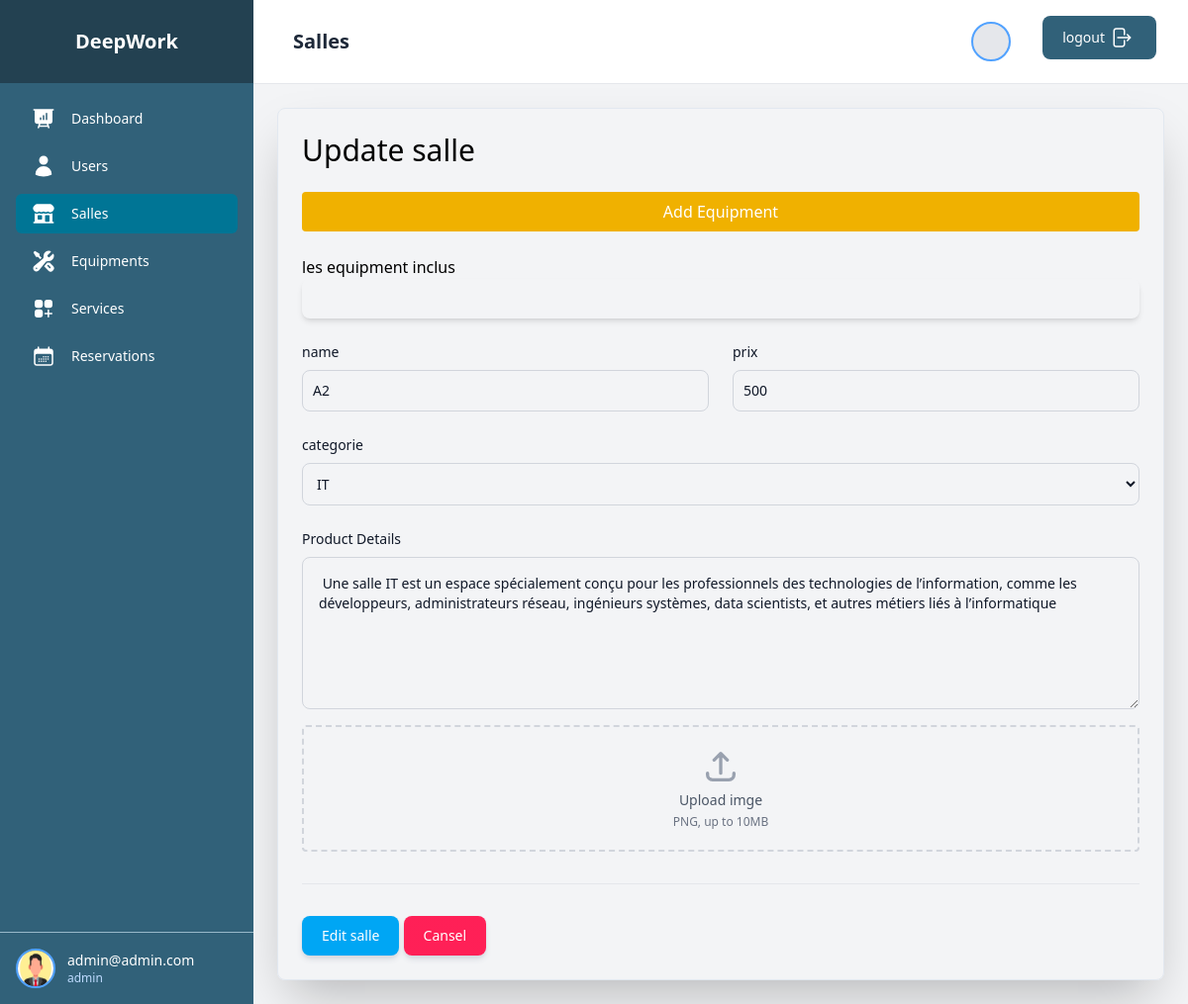
The app's page /salle/edit/8 (signed in) with its own data.
### user/models.py (models this page shows, shortened)
class User(AbstractUser):
    ROLE = (
        ('admin', 'admin'),
        ('staff', 'ataff'),
        ('client', 'client'),
    )
    role = models.CharField(max_length=10, choices=ROLE, default='client')
    phone = models.CharField(max_length=15, blank=True, null=True)
    photo = models.CharField( blank=True, null=True)

### salle/models.py (models this page shows)
class Salle(models.Model):
    name = models.CharField()
    description = models.TextField()
    categorie = models.CharField(max_length=255)
    prix = models.IntegerField()
    photo = models.CharField()
    equipments = models.JSONField(null=True)
    reservation_date = models.JSONField(null=True, default="[]")
    status = models.CharField(null=True)

### salle/views.py (the view)
# urls.py: path('edit/<str:id>', equipmentView.edit_page , name ='equipment_create_edit'),
    @staticmethod
    @login_required
    def edit_page(request , id):
        SalleView.equipments = EquipmentDb.get_all_equipment()
        SalleView.id_update = id
        SalleView.is_update = True
        salle = SalleDb.get_salle(id)
        print(salle)
        SalleView.salle["name"] = salle.name
        SalleView.salle["description"] = salle.description
        SalleView.salle["categorie"] = salle.categorie
        SalleView.salle["prix"] = salle.prix
        SalleView.salle["status"] = salle.status
        SalleView.salle["photo"] = None
        SalleView.equipments_selected = salle.equipments
        SalleView.imge =  salle.photo
        print(SalleView.salle)
        return render(request, 'add_salle.html', {"salle": SalleView.salle ,  "errors":SalleView.errors ,"is_up" :SalleView.is_update  ,     "equipments":SalleView.equipments ,
               "equipments_selected":SalleView.equipments_selected ,
               "title" : "Salles"})

### media/equipment/db.py (called while the page is built)
    def get_all_equipment():
        equipment = Equipement.objects.all()
        for user in equipment:
            user.photo = PhotoDb.get_photo(user.photo)
            user.photo = user.photo
        return equipment

### photo/db.py (called while the page is built)
    def get_photo (id):
        data = Photo.objects.filter(id = id).first()
        return data

### photo/models.py (called while the page is built)
    def __str__(self):
        return self.file.url

### salle/db.py (called while the page is built)
    def get_salle(equipment_id):
        equipment = Salle.objects.get(id = equipment_id)
        equipment.equipments = json.loads( equipment.equipments)
        print(f'ffffffffffffffffffffffff {equipment.equipments}')
        return equipment

### salle/templates/add_salle.html (shortened to what this page needs)
{% extends 'menu.html' %}
{% block content %}
        <div class="p-6 space-y-6 contrast border-slate-200		 rounded-lg   border shadow-2xl ">
            <h3 class="text-3xl">
                {% if is_up %}
           Update
           {% else %}
           Create
           {% endif %} salle
             </h3>
                <form  action={% url 'salle_save'  %} enctype="multipart/form-data" method="post">
                    <div class="grid grid-cols-6 gap-6">
                        <div class=" sm:col-span-6">
                            <button  type='button' onclick="openEquipment()" class="bg-yellow-500 col-span-10 w-full sm:col-span-6 hover:bg-yellow-600 text-white px-4 py-2 rounded transition-colors">
                        Add  Equipment
                    </button>
                        </div>
                        <div class=" sm:col-span-6">
                               <p>les equipment inclus</p> <pr>
                               <div class="flex justify-center rounded-lg shadow-md p-5 ">
                    </div>
                        </div>
                        <div class="col-span-6 sm:col-span-3">
                            <label  class="block mb-2 text-sm font-medium text-gray-900">name</label>
                            <input type="text" name="name" value={{salle.name}} ""  class="shadow-lg-sm border border-gray-300 text-gray-900 sm:text-sm rounded-lg focus:ring-2 focus:ring-fuchsia-50 focus:border-fuchsia-300 block w-full p-2.5" placeholder=" name for salle" >
                        </div>
                        <div class="col-span-6 sm:col-span-3">
                            <label class="block mb-2 text-sm font-medium text-gray-900">prix</label>
                            <input type="text" name="prix" value={{salle.prix}} ""  class="shadow-lg-sm border border-gray-300 text-gray-900 sm:text-sm rounded-lg focus:ring-2 focus:ring-fuchsia-50 focus:border-fuchsia-300 block w-full p-2.5" placeholder=" prix for salle of 1 heur" >
                        </div>
                        <div class="col-span-10 sm:col-span-6">
                             <label for="categorie" class="block mb-2 text-sm font-medium text-gray-900">categorie</label>
                                <select id="countries" name="categorie" class="shadow-lg-sm border border-gray-300 text-gray-900 sm:text-sm rounded-lg focus:ring-2 focus:ring-fuchsia-50 focus:border-fuchsia-300 block w-full p-2.5">
                                <option value="IT" {% if salle.categorie == "IT"  %} selected {% endif %}>IT</option>
                                </select>
                        </div>
                 <div class="col-span-full">
                            <label for="product-details" class="block mb-2 text-sm font-medium text-gray-900">Product Details</label>
                            <textarea id="product-details" name="description" rows="6" class="block p-4 w-full text-gray-900 border border-gray-300 sm:text-sm rounded-lg focus:ring-2 focus:ring-fuchsia-50 focus:border-fuchsia-300" placeholder="e.g. 3.8GHz 8-core 10th-generation Intel Core i7 processor, Turbo Boost up to 5.0GHz, Ram 16 GB DDR4 2300Mhz"> {{salle.description}}</textarea>
                        </div>
                    </div>
                    <div class="flex justify-center items-center mt-4 w-full">
                        <label class="flex flex-col w-full h-32 rounded border-2 border-gray-300 border-dashed cursor-pointer hover:bg-gray-50">
                          <div class="flex flex-col justify-center items-center pt-5 pb-6">
                            <svg class="w-10 h-10 text-gray-400" fill="none" stroke="currentColor" viewBox="0 0 24 24" xmlns="http://www.w3.org/2000/svg"><path stroke-linecap="round" stroke-linejoin="round" stroke-width="2" d="M4 16v1a3 3 0 003 3h10a3 3 0 003-3v-1m-4-8l-4-4m0 0L8 8m4-4v12"></path></svg>
                            <p class="py-1 text-sm text-gray-600">Upload imge </p>
                            <p class="text-xs text-gray-500">PNG, up to 10MB</p>
                          </div>
                        </label>
                    </div>
                    <hr class="h-px my-8 bg-gray-200 border-0 dark:bg-gray-700">
                    <button class="text-white font-medium text-sm px-5 py-2.5 text-center rounded-lg bg-gradient-to-br bg-sky-500  shadow-md shadow-gray-300 hover:scale-[1.02] transition-transform" type="submit">
                       {% if is_up %}
            Edit
           {% else %}
           Add
           {% endif %}
                      salle
                    </button>
                    <a href= {% url 'salle_list'  %}  >
                     <button class="text-white font-medium text-sm px-5 py-2.5 text-center rounded-lg bg-gradient-to-br from-rose-500 to-rose-500 shadow-md shadow-gray-300 hover:scale-[1.02] transition-transform"  type="button">Cansel</button> </a>
                </div>
        </div>
{% endblock %}

### templates/menu.html (shortened to what this page needs)
{% load static tailwind_tags %}
<!DOCTYPE html>
<html lang="en">
<head>
    {% tailwind_css %}
</head>
<body class="bg-gray-100 font-sans">
    <div class="flex h-screen overflow-hidden">
        <div class="hidden md:flex md:flex-shrink-0">
            <div class="flex flex-col w-64 bg-[#316179]  text-white">
                <div class="flex items-center justify-center h-21 px-4 bg-[#234151] ">
                    <span class="text-xl font-semibold">DeepWork</span>
                </div>
                <div class="flex flex-col flex-grow px-4 py-4 overflow-y-auto">
                    <nav class="flex-1 space-y-2">
                    {% if user.role == 'admin' %}
                        <a href={% url "dashboard_page" %} class="flex items-center px-4 py-2 text-sm font-medium rounded-md  {% if title == 'Dashboard' %}bg-cyan-700 {% endif %} hover:bg-cyan-700 text-white ">
                            Dashboard
                        </a>
                        <a href={% url "list_users" %} class="flex {% if title == 'Users' %}bg-cyan-700 {% endif %} items-center px-4 py-2 text-sm font-medium rounded-md hover:bg-cyan-700 text-white">
                            Users
                        </a>
                    {% endif %}
                        <a href={% url "salle_list" %} class="flex {% if title == 'Salles' %}bg-cyan-700 {% endif %} items-center px-4 py-2 text-sm font-medium rounded-md hover:bg-cyan-700 text-white">
                            Salles
                        </a>
                        <a href={% url "equipment_list" %} class="flex {% if title == 'Equipments' %}bg-cyan-700 {% endif %} items-center px-4 py-2 text-sm font-medium rounded-md hover:bg-cyan-700 text-white">
                            Equipments
                        </a>
                        <a href={% url "service_list" %} class="flex {% if title == 'Services' %}bg-cyan-700 {% endif %} items-center px-4 py-2 text-sm font-medium rounded-md hover:bg-cyan-700 text-white">
                            Services
                        </a>
                        <a href={% url "list_page_staff" %} class="flex {% if title == 'Reservations' %}bg-cyan-700 {% endif %} items-center px-4 py-2 text-sm font-medium rounded-md hover:bg-cyan-700 text-white">
                            Reservations
                        </a>
                    </nav>
                </div>
                <div class="p-4 border-t border-[#97b8c9] ">
                    <div class="flex items-center">
                    <img class="h-10 w-10 rounded-full cursor-pointer bg-gray-200 border-2 border-blue-400"></img>
                        <div class="ml-3">
                            <p class="text-sm font-medium">{{ user.username }}</p>
                            <p class="text-xs text-blue-200">{{ user.role }}</p>
                        </div>
                    </div>
                </div>
            </div>
        </div>
        <div class="flex flex-col flex-1 overflow-hidden">
            <header class="flex items-center justify-between px-6 py-4 bg-white border-b border-gray-200">
                <div class="flex items-center">
                    <h1 class="text-xl font-semibold text-gray-800 ml-4">{{title}}</h1>
                </div>
                <div class="flex items-center space-x-4">
                    <div class="relative flex justify-evenly">
    <button class="flex items-center focus:outline-none mr-4">
        <img class="h-10 w-10 rounded-full cursor-pointer bg-gray-200 border-2 border-blue-400">
    </button>
    <a class="ml-4"  href= {% url "logout" %}>
        <button type="button" class="text-white bg-[#316179] hover:bg-[#316179]/90 focus:ring-4 focus:outline-none focus:ring-[#050708]/50 font-medium rounded-lg text-sm px-5 py-2.5 text-center inline-flex items-center dark:focus:ring-[#050708]/50 dark:hover:bg-[#050708]/30 me-2 mb-2">
            logout
            <div class="mx-1">
            </div>
        </button>
    </a>
</div>
                </div>
            </header>
            <main class="flex-1 overflow-y-auto p-6 bg-gray-100">
                  {% block content %}{% endblock %}
        </div>
</body>
</html>

### records on screen
User: username "admin@admin.com", role "admin"
Salle: name "A2", categorie "IT", description "Une salle IT est un espace spécialement conçu pour les professionnels des technologies de l’information, comme les développeurs, administrateurs réseau, ingénieurs systèmes, data scientists, et autres métiers liés à l’informatique"

### other values on screen
{{ title }} "Salles"
